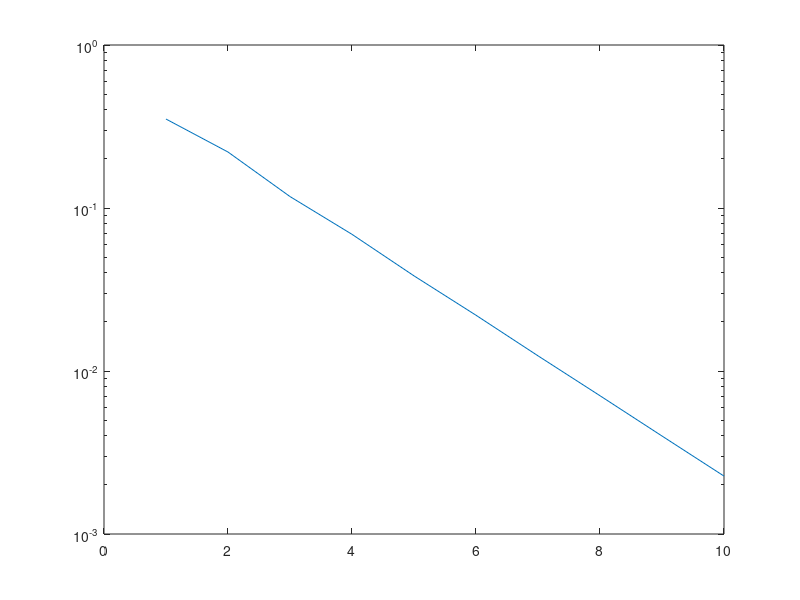

Recreate this plot in MATLAB.
clear;
x0=1;s = 0.5671432904097838;
t=[1:10];
dec=zeros(1,10);
for k=1:10;
  x1 = exp(-x0); 
  fprintf('x(%d) = %.14f -> Erel = %.1e\n',k,x1,abs(x1-s)/s); 
  dec(k) = abs(x1-s)/s;
  x0=x1;
end
semilogy(t,dec);
